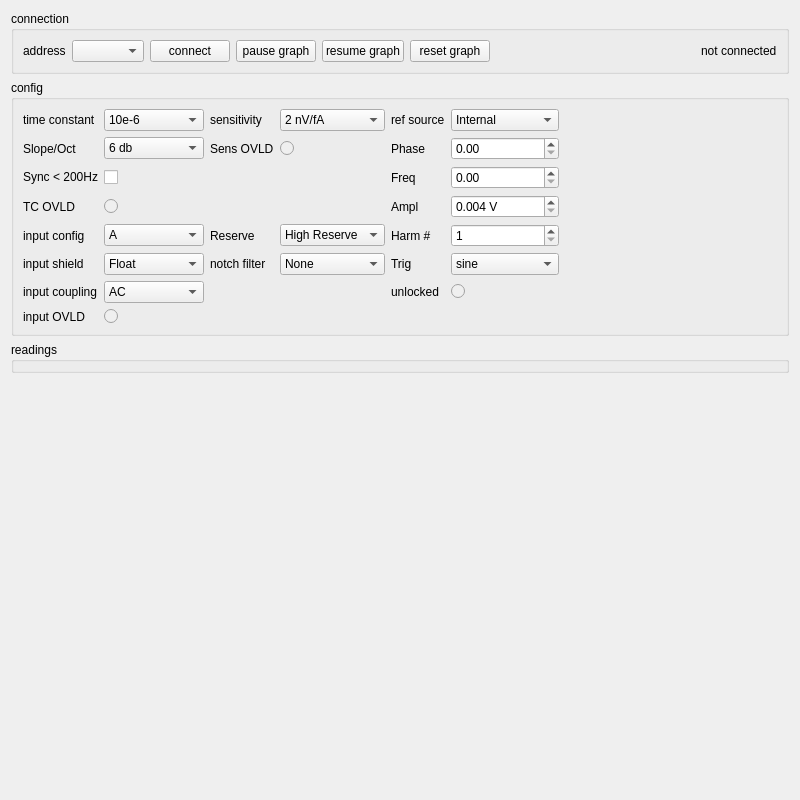
<?xml version="1.0" encoding="UTF-8"?>
<ui version="4.0">
 <class>Form</class>
 <widget class="QWidget" name="Form">
  <property name="geometry">
   <rect>
    <x>0</x>
    <y>0</y>
    <width>800</width>
    <height>800</height>
   </rect>
  </property>
  <property name="windowTitle">
   <string>Form</string>
  </property>
  <layout class="QVBoxLayout" name="verticalLayout">
   <item>
    <widget class="QGroupBox" name="groupBox">
     <property name="title">
      <string>connection</string>
     </property>
     <layout class="QHBoxLayout" name="horizontalLayout">
      <item>
       <widget class="QLabel" name="label_4">
        <property name="text">
         <string>address</string>
        </property>
       </widget>
      </item>
      <item>
       <widget class="QComboBox" name="address_cb"/>
      </item>
      <item>
       <widget class="QPushButton" name="connect_pushButton">
        <property name="text">
         <string>connect</string>
        </property>
       </widget>
      </item>
      <item>
       <widget class="QPushButton" name="start_scanning">
        <property name="text">
         <string>pause graph</string>
        </property>
       </widget>
      </item>
      <item>
       <widget class="QPushButton" name="stop_scanning">
        <property name="text">
         <string>resume graph</string>
        </property>
       </widget>
      </item>
      <item>
       <widget class="QPushButton" name="reset_graph">
        <property name="text">
         <string>reset graph</string>
        </property>
       </widget>
      </item>
      <item>
       <spacer name="horizontalSpacer">
        <property name="orientation">
         <enum>Qt::Horizontal</enum>
        </property>
        <property name="sizeHint" stdset="0">
         <size>
          <width>40</width>
          <height>20</height>
         </size>
        </property>
       </spacer>
      </item>
      <item>
       <widget class="QLabel" name="label_5">
        <property name="text">
         <string>not connected</string>
        </property>
       </widget>
      </item>
     </layout>
    </widget>
   </item>
   <item>
    <widget class="QGroupBox" name="groupBox_2">
     <property name="title">
      <string>config</string>
     </property>
     <layout class="QHBoxLayout" name="horizontalLayout_2">
      <item>
       <layout class="QGridLayout" name="gridLayout">
        <item row="3" column="5">
         <widget class="QDoubleSpinBox" name="ampl_doubleSpinBox">
          <property name="suffix">
           <string> V</string>
          </property>
          <property name="decimals">
           <number>3</number>
          </property>
          <property name="minimum">
           <double>0.004000000000000</double>
          </property>
          <property name="maximum">
           <double>5.000000000000000</double>
          </property>
          <property name="singleStep">
           <double>0.010000000000000</double>
          </property>
         </widget>
        </item>
        <item row="1" column="5">
         <widget class="QDoubleSpinBox" name="phase_doubleSpinBox"/>
        </item>
        <item row="5" column="1">
         <widget class="QComboBox" name="input_shield_comboBox">
          <property name="layoutDirection">
           <enum>Qt::LeftToRight</enum>
          </property>
          <item>
           <property name="text">
            <string>Float</string>
           </property>
          </item>
          <item>
           <property name="text">
            <string>Ground</string>
           </property>
          </item>
         </widget>
        </item>
        <item row="4" column="4">
         <widget class="QLabel" name="label_3">
          <property name="text">
           <string>Harm #</string>
          </property>
         </widget>
        </item>
        <item row="2" column="5">
         <widget class="QDoubleSpinBox" name="freq_doubleSpinBox">
          <property name="maximum">
           <double>9999999999.000000000000000</double>
          </property>
         </widget>
        </item>
        <item row="5" column="0">
         <widget class="QLabel" name="label_8">
          <property name="text">
           <string>input shield</string>
          </property>
         </widget>
        </item>
        <item row="3" column="0">
         <widget class="QLabel" name="label_24">
          <property name="text">
           <string>TC OVLD</string>
          </property>
         </widget>
        </item>
        <item row="2" column="4">
         <widget class="QLabel" name="label_27">
          <property name="text">
           <string>Freq</string>
          </property>
         </widget>
        </item>
        <item row="4" column="5">
         <widget class="QSpinBox" name="harmonics_spinBox">
          <property name="minimum">
           <number>1</number>
          </property>
          <property name="maximum">
           <number>2</number>
          </property>
         </widget>
        </item>
        <item row="2" column="1">
         <widget class="QCheckBox" name="sync_200hz_checkBox">
          <property name="text">
           <string/>
          </property>
         </widget>
        </item>
        <item row="0" column="1">
         <widget class="QComboBox" name="time_constant_comboBox">
          <property name="layoutDirection">
           <enum>Qt::LeftToRight</enum>
          </property>
          <property name="maxVisibleItems">
           <number>30</number>
          </property>
          <item>
           <property name="text">
            <string>10e-6</string>
           </property>
          </item>
          <item>
           <property name="text">
            <string>30e-6</string>
           </property>
          </item>
          <item>
           <property name="text">
            <string>100e-6</string>
           </property>
          </item>
          <item>
           <property name="text">
            <string>300e-6</string>
           </property>
          </item>
          <item>
           <property name="text">
            <string>1e-3</string>
           </property>
          </item>
          <item>
           <property name="text">
            <string>3e-3</string>
           </property>
          </item>
          <item>
           <property name="text">
            <string>10e-3</string>
           </property>
          </item>
          <item>
           <property name="text">
            <string>30e-3</string>
           </property>
          </item>
          <item>
           <property name="text">
            <string>100e-3</string>
           </property>
          </item>
          <item>
           <property name="text">
            <string>300e-3</string>
           </property>
          </item>
          <item>
           <property name="text">
            <string>1</string>
           </property>
          </item>
          <item>
           <property name="text">
            <string>3</string>
           </property>
          </item>
          <item>
           <property name="text">
            <string>10</string>
           </property>
          </item>
          <item>
           <property name="text">
            <string>30</string>
           </property>
          </item>
         </widget>
        </item>
        <item row="0" column="4">
         <widget class="QLabel" name="label_11">
          <property name="text">
           <string>ref source</string>
          </property>
         </widget>
        </item>
        <item row="3" column="4">
         <widget class="QLabel" name="label_6">
          <property name="text">
           <string>Ampl</string>
          </property>
         </widget>
        </item>
        <item row="1" column="1">
         <widget class="QComboBox" name="filter_slope_comboBox">
          <property name="layoutDirection">
           <enum>Qt::LeftToRight</enum>
          </property>
          <property name="maxVisibleItems">
           <number>30</number>
          </property>
          <item>
           <property name="text">
            <string>6 db</string>
           </property>
          </item>
          <item>
           <property name="text">
            <string>12 db</string>
           </property>
          </item>
          <item>
           <property name="text">
            <string>18 db</string>
           </property>
          </item>
          <item>
           <property name="text">
            <string>24 db</string>
           </property>
          </item>
         </widget>
        </item>
        <item row="2" column="0">
         <widget class="QLabel" name="label_23">
          <property name="text">
           <string>Sync &lt; 200Hz</string>
          </property>
         </widget>
        </item>
        <item row="4" column="1">
         <widget class="QComboBox" name="input_config_comboBox">
          <property name="layoutDirection">
           <enum>Qt::LeftToRight</enum>
          </property>
          <item>
           <property name="text">
            <string>A</string>
           </property>
          </item>
          <item>
           <property name="text">
            <string>A-B</string>
           </property>
          </item>
          <item>
           <property name="text">
            <string>I (1MOhm)</string>
           </property>
          </item>
          <item>
           <property name="text">
            <string>I (100MOhm)</string>
           </property>
          </item>
         </widget>
        </item>
        <item row="4" column="0">
         <widget class="QLabel" name="label_7">
          <property name="text">
           <string>input config</string>
          </property>
         </widget>
        </item>
        <item row="6" column="1">
         <widget class="QComboBox" name="input_coupling_comboBox">
          <property name="layoutDirection">
           <enum>Qt::LeftToRight</enum>
          </property>
          <item>
           <property name="text">
            <string>AC</string>
           </property>
          </item>
          <item>
           <property name="text">
            <string>DC</string>
           </property>
          </item>
         </widget>
        </item>
        <item row="0" column="2">
         <widget class="QLabel" name="label">
          <property name="text">
           <string>sensitivity</string>
          </property>
         </widget>
        </item>
        <item row="0" column="0">
         <widget class="QLabel" name="label_2">
          <property name="text">
           <string>time constant</string>
          </property>
         </widget>
        </item>
        <item row="6" column="0">
         <widget class="QLabel" name="label_10">
          <property name="text">
           <string>input coupling</string>
          </property>
         </widget>
        </item>
        <item row="1" column="0">
         <widget class="QLabel" name="label_14">
          <property name="text">
           <string>Slope/Oct</string>
          </property>
         </widget>
        </item>
        <item row="1" column="2">
         <widget class="QLabel" name="label_25">
          <property name="text">
           <string>Sens OVLD</string>
          </property>
         </widget>
        </item>
        <item row="5" column="4">
         <widget class="QLabel" name="label_28">
          <property name="text">
           <string>Trig</string>
          </property>
         </widget>
        </item>
        <item row="1" column="4">
         <widget class="QLabel" name="label_13">
          <property name="text">
           <string>Phase</string>
          </property>
         </widget>
        </item>
        <item row="0" column="5">
         <widget class="QComboBox" name="ref_comboBox">
          <property name="layoutDirection">
           <enum>Qt::LeftToRight</enum>
          </property>
          <item>
           <property name="text">
            <string>Internal</string>
           </property>
          </item>
          <item>
           <property name="text">
            <string>External</string>
           </property>
          </item>
         </widget>
        </item>
        <item row="0" column="3">
         <widget class="QComboBox" name="sensitivity_comboBox">
          <property name="layoutDirection">
           <enum>Qt::LeftToRight</enum>
          </property>
          <property name="maxVisibleItems">
           <number>30</number>
          </property>
          <item>
           <property name="text">
            <string>2 nV/fA</string>
           </property>
          </item>
          <item>
           <property name="text">
            <string>5 nV/fA</string>
           </property>
          </item>
          <item>
           <property name="text">
            <string>10 nV/fA</string>
           </property>
          </item>
          <item>
           <property name="text">
            <string>20 nV/fA</string>
           </property>
          </item>
          <item>
           <property name="text">
            <string>50 nV/fA</string>
           </property>
          </item>
          <item>
           <property name="text">
            <string>100 nV/fA</string>
           </property>
          </item>
          <item>
           <property name="text">
            <string>200 nV/fA</string>
           </property>
          </item>
          <item>
           <property name="text">
            <string>500 nV/fA</string>
           </property>
          </item>
          <item>
           <property name="text">
            <string>1 uV/pA</string>
           </property>
          </item>
          <item>
           <property name="text">
            <string>2 uV/pA</string>
           </property>
          </item>
          <item>
           <property name="text">
            <string>5 uV/pA</string>
           </property>
          </item>
          <item>
           <property name="text">
            <string>10 uV/pA</string>
           </property>
          </item>
          <item>
           <property name="text">
            <string>20 uV/pA</string>
           </property>
          </item>
          <item>
           <property name="text">
            <string>50 uV/pA</string>
           </property>
          </item>
          <item>
           <property name="text">
            <string>100 uV/pA</string>
           </property>
          </item>
          <item>
           <property name="text">
            <string>200 uV/pA</string>
           </property>
          </item>
          <item>
           <property name="text">
            <string>500 uV/pA</string>
           </property>
          </item>
          <item>
           <property name="text">
            <string>1 mV/nA</string>
           </property>
          </item>
          <item>
           <property name="text">
            <string>2 mV/nA</string>
           </property>
          </item>
          <item>
           <property name="text">
            <string>5 mV/nA</string>
           </property>
          </item>
          <item>
           <property name="text">
            <string>10 mV/nA</string>
           </property>
          </item>
          <item>
           <property name="text">
            <string>20 mV/nA</string>
           </property>
          </item>
          <item>
           <property name="text">
            <string>50 mV/nA</string>
           </property>
          </item>
          <item>
           <property name="text">
            <string>100 mV/nA</string>
           </property>
          </item>
          <item>
           <property name="text">
            <string>200 mV/nA</string>
           </property>
          </item>
          <item>
           <property name="text">
            <string>500 mV/nA</string>
           </property>
          </item>
          <item>
           <property name="text">
            <string>1 V/uA</string>
           </property>
          </item>
         </widget>
        </item>
        <item row="7" column="0">
         <widget class="QLabel" name="label_26">
          <property name="text">
           <string>input OVLD</string>
          </property>
         </widget>
        </item>
        <item row="5" column="5">
         <widget class="QComboBox" name="trig_comboBox">
          <property name="layoutDirection">
           <enum>Qt::LeftToRight</enum>
          </property>
          <item>
           <property name="text">
            <string>sine</string>
           </property>
          </item>
          <item>
           <property name="text">
            <string>positive edge</string>
           </property>
          </item>
          <item>
           <property name="text">
            <string>negative edge</string>
           </property>
          </item>
         </widget>
        </item>
        <item row="3" column="1">
         <widget class="QRadioButton" name="tc_ovld_radioButton">
          <property name="enabled">
           <bool>false</bool>
          </property>
          <property name="text">
           <string/>
          </property>
          <property name="checkable">
           <bool>true</bool>
          </property>
          <property name="checked">
           <bool>false</bool>
          </property>
          <property name="autoExclusive">
           <bool>false</bool>
          </property>
         </widget>
        </item>
        <item row="7" column="1">
         <widget class="QRadioButton" name="input_ovld_radioButton">
          <property name="enabled">
           <bool>false</bool>
          </property>
          <property name="text">
           <string/>
          </property>
          <property name="checkable">
           <bool>true</bool>
          </property>
          <property name="autoExclusive">
           <bool>false</bool>
          </property>
         </widget>
        </item>
        <item row="1" column="3">
         <widget class="QRadioButton" name="sens_ovld_radioButton">
          <property name="enabled">
           <bool>false</bool>
          </property>
          <property name="text">
           <string/>
          </property>
          <property name="checkable">
           <bool>true</bool>
          </property>
          <property name="autoExclusive">
           <bool>false</bool>
          </property>
         </widget>
        </item>
        <item row="4" column="2">
         <widget class="QLabel" name="label_12">
          <property name="text">
           <string>Reserve</string>
          </property>
         </widget>
        </item>
        <item row="4" column="3">
         <widget class="QComboBox" name="reserve_comboBox">
          <property name="layoutDirection">
           <enum>Qt::LeftToRight</enum>
          </property>
          <item>
           <property name="text">
            <string>High Reserve</string>
           </property>
          </item>
          <item>
           <property name="text">
            <string>Normal</string>
           </property>
          </item>
          <item>
           <property name="text">
            <string>Low Noise</string>
           </property>
          </item>
         </widget>
        </item>
        <item row="5" column="2">
         <widget class="QLabel" name="label_9">
          <property name="text">
           <string>notch filter</string>
          </property>
         </widget>
        </item>
        <item row="5" column="3">
         <widget class="QComboBox" name="notch_filter_comboBox">
          <property name="layoutDirection">
           <enum>Qt::LeftToRight</enum>
          </property>
          <item>
           <property name="text">
            <string>None</string>
           </property>
          </item>
          <item>
           <property name="text">
            <string>Line</string>
           </property>
          </item>
          <item>
           <property name="text">
            <string>2 x Line</string>
           </property>
          </item>
          <item>
           <property name="text">
            <string>Both</string>
           </property>
          </item>
         </widget>
        </item>
        <item row="6" column="4">
         <widget class="QLabel" name="label_29">
          <property name="text">
           <string>unlocked</string>
          </property>
         </widget>
        </item>
        <item row="6" column="5">
         <widget class="QRadioButton" name="unlocked_radioButton">
          <property name="enabled">
           <bool>false</bool>
          </property>
          <property name="text">
           <string/>
          </property>
          <property name="checkable">
           <bool>true</bool>
          </property>
          <property name="autoExclusive">
           <bool>false</bool>
          </property>
         </widget>
        </item>
       </layout>
      </item>
      <item>
       <spacer name="horizontalSpacer_2">
        <property name="orientation">
         <enum>Qt::Horizontal</enum>
        </property>
        <property name="sizeHint" stdset="0">
         <size>
          <width>40</width>
          <height>20</height>
         </size>
        </property>
       </spacer>
      </item>
     </layout>
    </widget>
   </item>
   <item>
    <widget class="QGroupBox" name="groupBox_3">
     <property name="title">
      <string>readings</string>
     </property>
     <layout class="QGridLayout" name="gridLayout_2">
      <property name="leftMargin">
       <number>0</number>
      </property>
      <property name="topMargin">
       <number>0</number>
      </property>
      <property name="rightMargin">
       <number>0</number>
      </property>
      <property name="bottomMargin">
       <number>0</number>
      </property>
      <property name="spacing">
       <number>1</number>
      </property>
      <item row="0" column="0">
       <layout class="QVBoxLayout" name="graph_xyrt">
        <property name="spacing">
         <number>0</number>
        </property>
        <property name="sizeConstraint">
         <enum>QLayout::SetDefaultConstraint</enum>
        </property>
       </layout>
      </item>
     </layout>
    </widget>
   </item>
   <item>
    <spacer name="verticalSpacer">
     <property name="orientation">
      <enum>Qt::Vertical</enum>
     </property>
     <property name="sizeHint" stdset="0">
      <size>
       <width>20</width>
       <height>132</height>
      </size>
     </property>
    </spacer>
   </item>
  </layout>
 </widget>
 <resources/>
 <connections/>
</ui>
